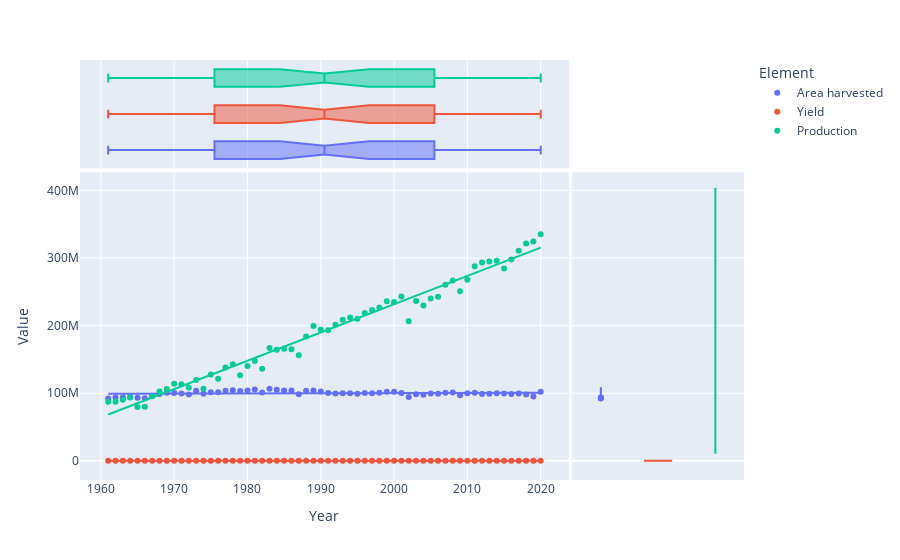

Write notebook code for a chart like this one.
### Markdown cell above
> As we can see from the above the description that we are having the data of production from 1961 to 2020.\
> Also we get to know from the data set that we are having the 3 types of Elements i.e "Area harvested","Production","Yield".

### Code cell
fig = px.scatter(df, x="Year", y ="Value", color ="Element", marginal_y = "violin",
           marginal_x ="box", trendline= "ols")# template= "Crops and livestock products");
fig.show()
